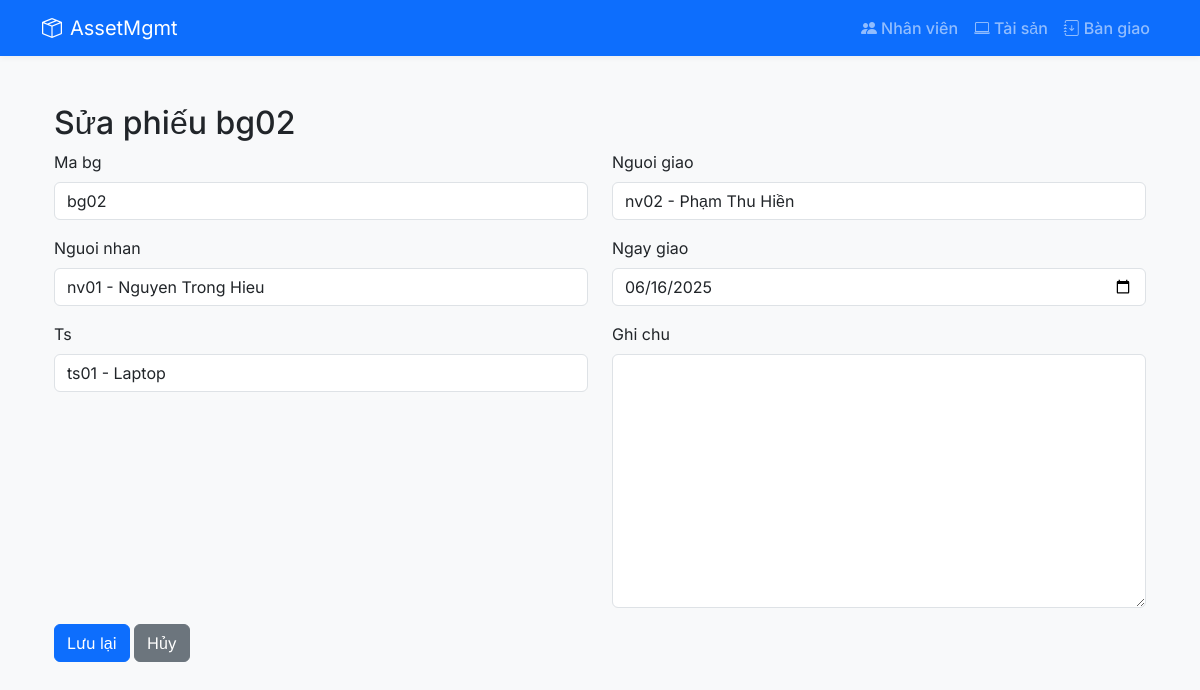
The app's page /bg/bg02/edit/ with its own data.
### inventory/models.py (models this page shows, shortened)
class BG(models.Model):
    ma_bg = models.CharField(max_length=10, primary_key=True)
    nguoi_giao = models.ForeignKey(NV, related_name="bg_giao", on_delete=models.CASCADE)
    nguoi_nhan = models.ForeignKey(NV, related_name="bg_nhan", on_delete=models.CASCADE)
    ngay_giao = models.DateField()
    ts = models.ForeignKey(TS, on_delete=models.CASCADE)
    ghi_chu = models.TextField(blank=True)

### inventory/views.py (the view)
# urls.py: path('bg/<pk>/edit/', views.bg_update, name='bg_edit'),
def bg_update(request, pk):
    bg = get_object_or_404(BG, ma_bg=pk)
    form = BGForm(request.POST or None, instance=bg)
    if form.is_valid():
        form.save()
        return redirect('bg_list')
    return render(request, 'inventory/bg_form.html', {
        'form': form,
        'title': f'Sửa phiếu {bg.ma_bg}'
    })

### inventory/forms.py
class BGForm(forms.ModelForm):
    class Meta:
        model = BG
        fields = '__all__'
        widgets = {'ngay_giao': forms.DateInput(attrs={'type':'date'})}

### inventory/models.py (called while the page is built)
    def __str__(self):
        return f"{self.ma_nv} - {self.ho_ten}"

    def __str__(self):
        return f"{self.ma_ts} - {self.ten_ts}"

### inventory/templates/inventory/bg_form.html (shortened to what this page needs)
{% extends "inventory/base.html" %}
{% load widget_tweaks %}
{% block content %}
<div class="container mt-4">
  <h2>{{ title }}</h2>
  <form method="post" novalidate>
    <div class="row">
      {% for field in form %}
      <div class="col-md-6 mb-3">
        <label for="{{ field.id_for_label }}" class="form-label">{{ field.label }}</label>
        {{ field|add_class:"form-control" }}
      </div>
      {% endfor %}
    </div>
    <button type="submit" class="btn btn-primary">Lưu lại</button>
    <a href="{% url 'bg_list' %}" class="btn btn-secondary">Hủy</a>
  </form>
</div>
{% endblock %}

### inventory/templates/inventory/base.html (style rules this page uses)
body { font-family: 'Inter', sans-serif; background-color: #f8f9fa; }

### records on screen
BG: form "bg02" "nv02 - Phạm Thu Hiền" "nv01 - Nguyen Trong Hieu" "06/16/2025" "ts01 - Laptop"

### other values on screen
{{ title }} "Sửa phiếu bg02"
{{ field.label }} "Ma bg" "Nguoi giao" "Nguoi nhan" "Ngay giao" "Ts" "Ghi chu"
